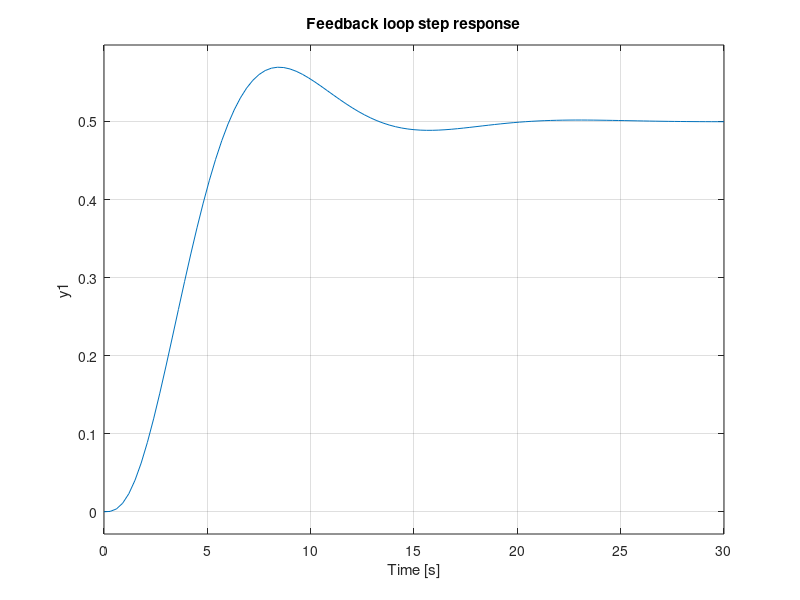
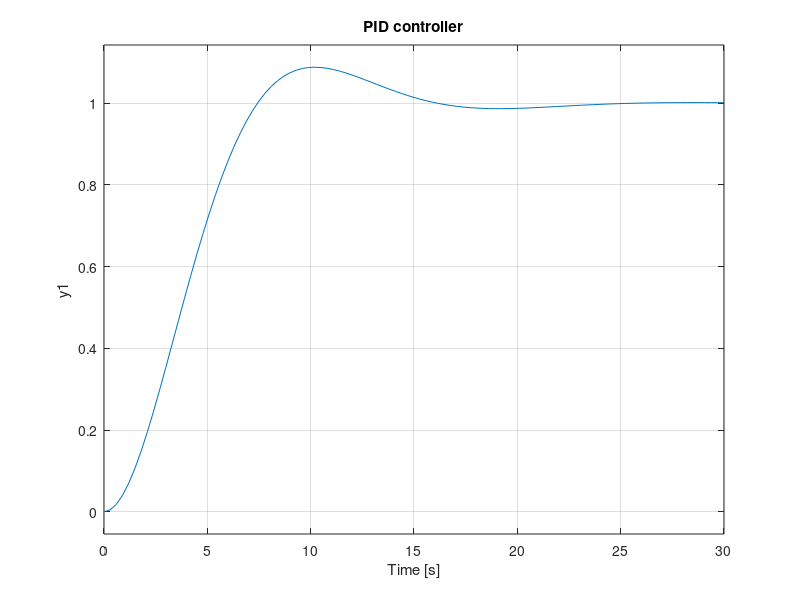
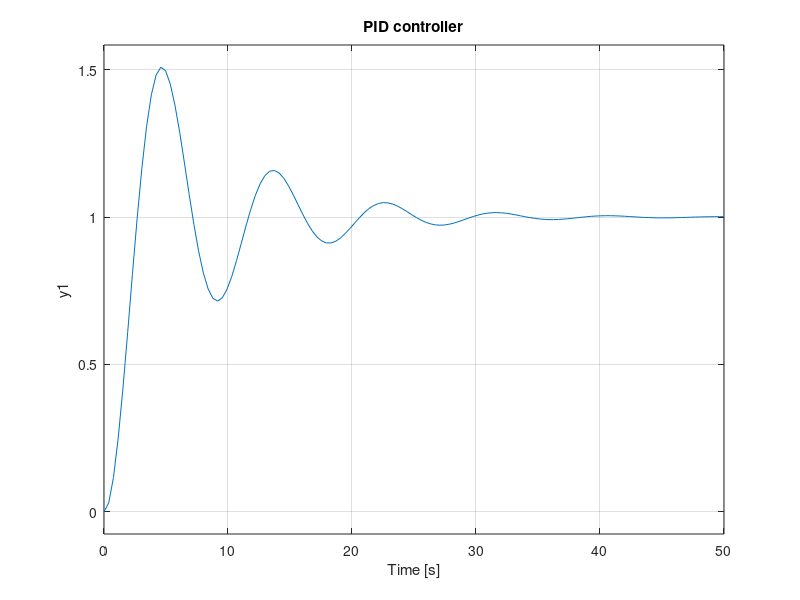

The MATLAB script that drew these images, in order:
%SYS201 part2.2 
%CHR method

clear all 
close all
clc

Ks = 1;
T1 = 2;
T2 = 2;
T3 = 2;

%transfer function
tmp1 = tf(1, [T1 1]);
tmp2 = tf(1, [T2 1]);
tmp3 = tf(1, [T3 1]);
sys1 = Ks*tmp1*tmp2*tmp3;

M = feedback(sys1, 1);

figure(1)
subplot(2,1,1),
step(sys1)
subplot(2,1,2),
step(M)
title('Feedback loop step response')

K = 1;
Te = 1.7;     %tu
Tb = 6.7;   %tg


% ********* 0% overshoot ***********
%p controller
Kp = (0.6*Tb)/(K*Te);
pid_ctrl = pidstd(Kp)
figure('name', '0% overshoot')
subplot(3,1,1),
m = feedback(pid_ctrl*sys1,1);
step(m);
title('P controller')

%pi controller
Kp = (0.95*Tb)/(K*Te);
Ti = 4*Te;
pid_ctrl = pidstd(Kp, Ti)
subplot(3,1,2),
m = feedback(pid_ctrl*sys1,1);
step(m);
title('PI controller')

%pid controller
Kp = (0.3*Tb)/(K*Te);
Ti = 2.4*Te;
Td = 0.42*Te;
pid_ctrl = pidstd(Kp, Ti, Td)
subplot(3,1,3),
m = feedback(pid_ctrl*sys1,1);
step(m);
title('PID controller')

% ********* 20% overshoot ***********
%p controller
Kp = (0.7*Tb)/(K*Te);
pid_ctrl = pidstd(Kp)
figure('name', '20% Overshoot')
subplot(3,1,1),
m = feedback(pid_ctrl*sys1,1);
step(m);
title('P controller')

%pi controller
Kp = (0.95*Tb)/(K*Te);
Ti = 2.3*Te;
pid_ctrl = pidstd(Kp, Ti)
subplot(3,1,2),
m = feedback(pid_ctrl*sys1,1);
step(m);
title('PI controller')

%pid controller
Kp = (1.2*Tb)/(K*Te);
Ti = 2*Te;
Td = 0.42*Te;
pid_ctrl = pidstd(Kp, Ti, Td)
subplot(3,1,3),
m = feedback(pid_ctrl*sys1,1);
step(m);
title('PID controller')
